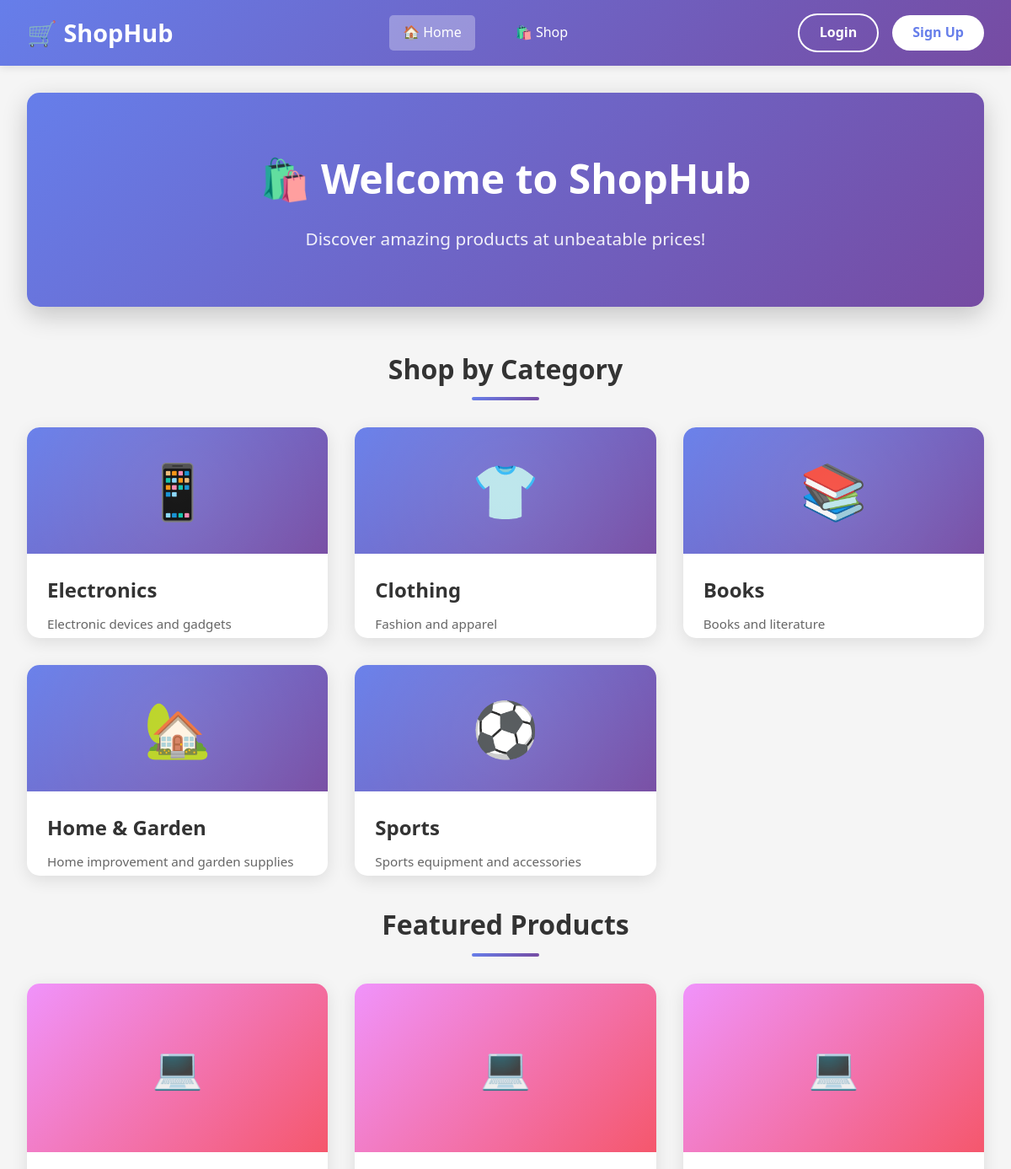
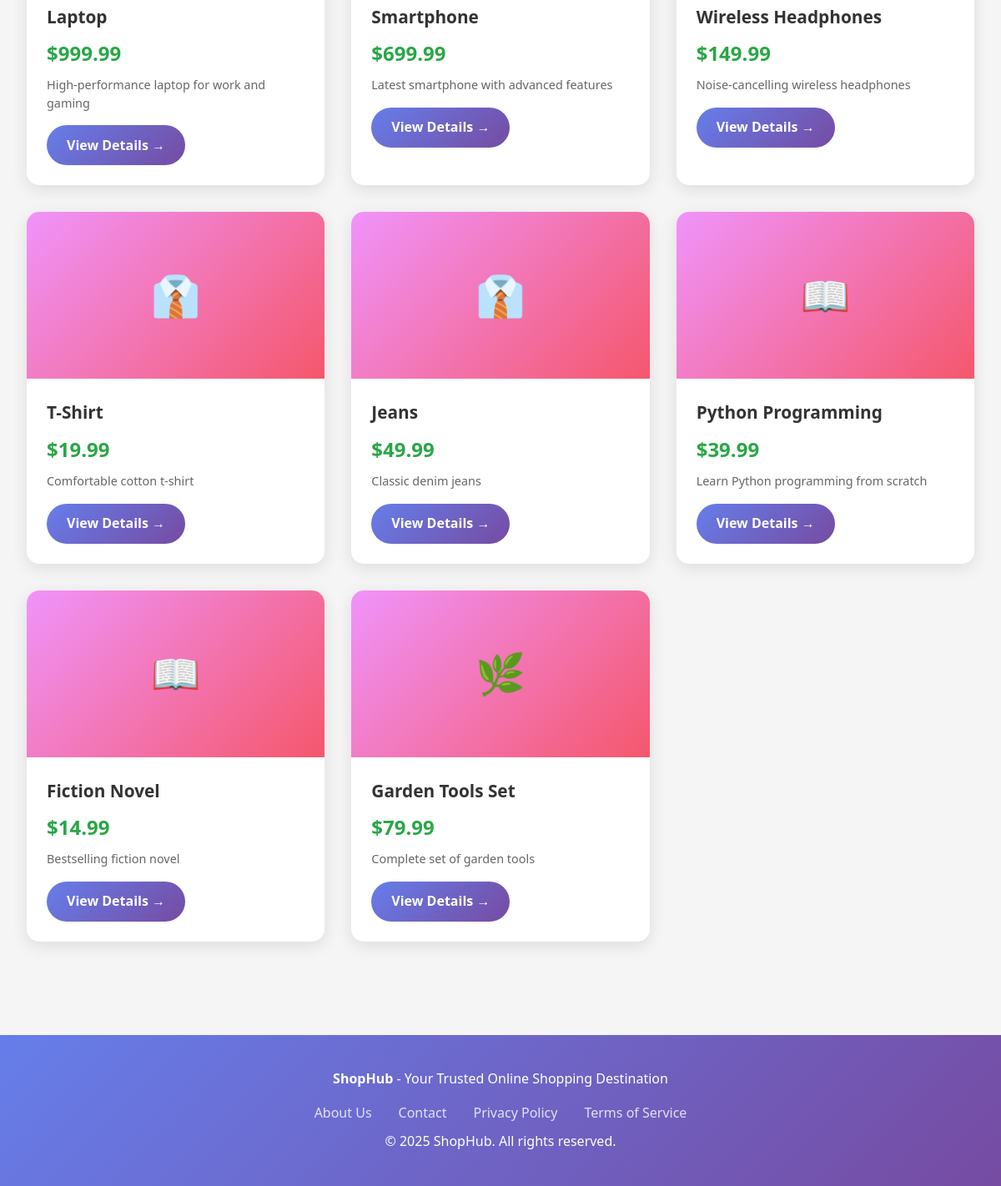
The page / on the database its author committed (2 pictures, top to bottom).
### store/models.py (models this page shows, shortened)
class Category(models.Model):
    name = models.CharField(max_length=100, unique=True)
    description = models.TextField(blank=True)
    created_at = models.DateTimeField(auto_now_add=True)
    class Meta:
        verbose_name_plural = "Categories"

class Product(models.Model):
    name = models.CharField(max_length=200)
    description = models.TextField()
    price = models.DecimalField(max_digits=10, decimal_places=2, validators=[MinValueValidator(0)])
    stock_quantity = models.IntegerField(default=0, validators=[MinValueValidator(0)])
    category = models.ForeignKey(Category, on_delete=models.CASCADE, related_name='products')
    image = models.ImageField(upload_to='products/', blank=True, null=True)
    image_url = models.URLField(blank=True, null=True)
    is_active = models.BooleanField(default=True)
    created_at = models.DateTimeField(auto_now_add=True)
    updated_at = models.DateTimeField(auto_now=True)

### store/views.py (the view)
# urls.py: 2. Add a URL to urlpatterns:  path('', views.home, name='home')
def home(request):
    categories = Category.objects.all()
    featured_products = Product.objects.filter(is_active=True)[:8]
    context = {
        'categories': categories,
        'featured_products': featured_products,
    }
    return render(request, 'store/home.html', context)

### store/templates/store/home.html (shortened to what this page needs)
{% extends 'store/base.html' %}
{% block content %}
<div class="hero-section">
    <h1>🛍️ Welcome to ShopHub</h1>
    <p>Discover amazing products at unbeatable prices!</p>
</div>
<section>
    <h2 class="section-title">Shop by Category</h2>
    <div class="categories-grid">
        {% for category in categories %}
        <div class="category-card" onclick="window.location.href='{% url 'product_list' %}?category={{ category.id }}'">
            {% if category.products.first.image %}
            <div class="category-image" style="background-image: url('{{ category.products.first.image.url }}'); background-size: cover; background-position: center;">
            </div>
            {% else %}
            <div class="category-image">
                {% if category.name == 'Electronics' %}📱
                {% elif category.name == 'Clothing' %}👕
                {% elif category.name == 'Books' %}📚
                {% elif category.name == 'Home & Garden' %}🏡
                {% elif category.name == 'Sports' %}⚽
                {% else %}🛍️{% endif %}
            </div>
            {% endif %}
            <div class="category-content">
                <h3>{{ category.name }}</h3>
                <p>{{ category.description|truncatewords:10 }}</p>
            </div>
        </div>
        {% endfor %}
    </div>
</section>
<section>
    <h2 class="section-title">Featured Products</h2>
    <div class="products-grid">
        {% for product in featured_products %}
        <div class="product-card">
            {% if product.image %}
            <div class="product-image" style="background-image: url('{{ product.image.url }}'); background-size: cover; background-position: center;">
            </div>
            {% else %}
            <div class="product-image">
                {% if 'Laptop' in product.name or 'Smartphone' in product.name or 'Headphones' in product.name %}💻
                {% elif 'Shirt' in product.name or 'Jeans' in product.name %}👔
                {% elif 'Book' in product.name or 'Programming' in product.name or 'Novel' in product.name %}📖
                {% elif 'Garden' in product.name or 'Tools' in product.name %}🌿
                {% elif 'Basketball' in product.name or 'Yoga' in product.name or 'Mat' in product.name %}🏀
                {% else %}🎁{% endif %}
            </div>
            {% endif %}
            <div class="product-content">
                <h3>{{ product.name }}</h3>
                <div class="product-price">${{ product.price }}</div>
                <p class="product-description">{{ product.description|truncatewords:15 }}</p>
                <a href="{% url 'product_detail' product.id %}" class="product-link">View Details →</a>
            </div>
        </div>
        {% endfor %}
    </div>
</section>
{% endblock %}

### store/templates/store/base.html (style rules this page uses)
* { margin: 0; padding: 0; box-sizing: border-box; }
body { font-family: 'Segoe UI', Tahoma, Geneva, Verdana, sans-serif; line-height: 1.6; background: #f5f5f5; color: #333; }

### store/templates/store/home.html (style rules this page uses)
.hero-section { background: linear-gradient(135deg, #667eea 0%, #764ba2 100%); color: white; padding: 4rem 2rem; border-radius: 15px; text-align: center; margin-bottom: 3rem; box-shadow: 0 10px 30px rgba(0,0,0,0.2); }
.hero-section h1 { font-size: 3rem; margin-bottom: 1rem; animation: fadeInDown 0.8s ease; }
.hero-section p { font-size: 1.3rem; opacity: 0.9; animation: fadeInUp 0.8s ease; }
.section-title { font-size: 2rem; margin: 2rem 0 1.5rem 0; color: #333; text-align: center; position: relative; }
.section-title::after { content: ''; display: block; width: 80px; height: 4px; background: linear-gradient(135deg, #667eea 0%, #764ba2 100%); margin: 0.5rem auto; border-radius: 2px; }
.categories-grid { display: grid; grid-template-columns: repeat(auto-fit, minmax(280px, 1fr)); gap: 2rem; margin: 2rem 0; }
.category-card { background: white; border-radius: 15px; overflow: hidden; box-shadow: 0 5px 20px rgba(0,0,0,0.1); transition: all 0.3s ease; cursor: pointer; position: relative; height: 250px; }
.category-image { width: 100%; height: 150px; background: linear-gradient(135deg, #667eea 0%, #764ba2 100%); display: flex; align-items: center; justify-content: center; font-size: 4rem; position: relative; overflow: hidden; }
.category-image::before { content: ''; position: absolute; top: -50%; left: -50%; width: 200%; height: 200%; background: radial-gradient(circle, rgba(255,255,255,0.1) 0%, transparent 70%); animation: pulse 3s ease-in-out infinite; }
.category-content { padding: 1.5rem; }
.category-content h3 { font-size: 1.5rem; margin-bottom: 0.5rem; color: #333; }
.category-content p { color: #666; font-size: 0.95rem; margin-bottom: 1rem; }
.products-grid { display: grid; grid-template-columns: repeat(auto-fill, minmax(280px, 1fr)); gap: 2rem; margin: 2rem 0; }
.product-card { background: white; border-radius: 15px; overflow: hidden; box-shadow: 0 5px 20px rgba(0,0,0,0.1); transition: all 0.3s ease; }
.product-image { width: 100%; height: 200px; background: linear-gradient(135deg, #f093fb 0%, #f5576c 100%); display: flex; align-items: center; justify-content: center; font-size: 3rem; }
.product-content { padding: 1.5rem; }
.product-content h3 { font-size: 1.3rem; margin-bottom: 0.5rem; color: #333; }
.product-price { font-size: 1.5rem; color: #28a745; font-weight: bold; margin: 0.5rem 0; }
.product-description { color: #666; font-size: 0.9rem; margin-bottom: 1rem; line-height: 1.5; }
.product-link { display: inline-block; padding: 0.7rem 1.5rem; background: linear-gradient(135deg, #667eea 0%, #764ba2 100%); color: white; text-decoration: none; border-radius: 25px; font-weight: 600; transition: all 0.3s ease; }

### rows shown on the page
Category: name "Electronics", description "Electronic devices and gadgets"
Category: name "Clothing", description "Fashion and apparel"
Category: name "Books", description "Books and literature"
Category: name "Home & Garden", description "Home improvement and garden supplies"
Category: name "Sports", description "Sports equipment and accessories"
Product: name "Laptop", price "999.99", description "High-performance laptop for work and gaming"
Product: name "Smartphone", price "699.99", description "Latest smartphone with advanced features"
Product: name "Wireless Headphones", price "149.99", description "Noise-cancelling wireless headphones"
Product: name "T-Shirt", price "19.99", description "Comfortable cotton t-shirt"
Product: name "Jeans", price "49.99", description "Classic denim jeans"
Product: name "Python Programming", price "39.99", description "Learn Python programming from scratch"
Product: name "Fiction Novel", price "14.99", description "Bestselling fiction novel"
Product: name "Garden Tools Set", price "79.99", description "Complete set of garden tools"
